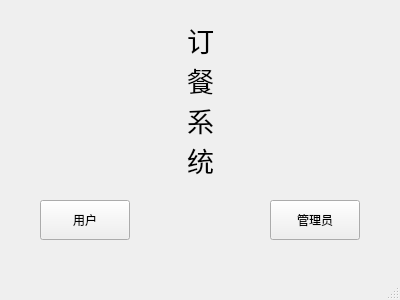
<?xml version="1.0" encoding="UTF-8"?>
<ui version="4.0">
 <class>qOrderingSystemClass</class>
 <widget class="QMainWindow" name="qOrderingSystemClass">
  <property name="geometry">
   <rect>
    <x>0</x>
    <y>0</y>
    <width>400</width>
    <height>300</height>
   </rect>
  </property>
  <property name="windowTitle">
   <string>qOrderingSystem</string>
  </property>
  <widget class="QWidget" name="centralWidget">
   <widget class="QLabel" name="label">
    <property name="geometry">
     <rect>
      <x>130</x>
      <y>20</y>
      <width>141</width>
      <height>171</height>
     </rect>
    </property>
    <property name="text">
     <string>&lt;!DOCTYPE HTML PUBLIC &quot;-//W3C//DTD HTML 4.0//EN&quot; &quot;http://www.w3.org/TR/REC-html40/strict.dtd&quot;&gt;
&lt;html&gt;&lt;head&gt;&lt;meta name=&quot;qrichtext&quot; content=&quot;1&quot; /&gt;&lt;meta charset=&quot;utf-8&quot; /&gt;&lt;style type=&quot;text/css&quot;&gt;
p, li { white-space: pre-wrap; }
hr { height: 1px; border-width: 0; }
li.unchecked::marker { content: &quot;\2610&quot;; }
li.checked::marker { content: &quot;\2612&quot;; }
&lt;/style&gt;&lt;/head&gt;&lt;body style=&quot; font-family:'Microsoft YaHei UI'; font-size:9pt; font-weight:400; font-style:normal;&quot;&gt;
&lt;p align=&quot;center&quot; dir='rtl' style=&quot; margin-top:0px; margin-bottom:0px; margin-left:0px; margin-right:0px; -qt-block-indent:0; text-indent:0px;&quot;&gt;&lt;span style=&quot; font-size:20pt;&quot;&gt;订&lt;/span&gt;&lt;/p&gt;
&lt;p align=&quot;center&quot; dir='rtl' style=&quot; margin-top:0px; margin-bottom:0px; margin-left:0px; margin-right:0px; -qt-block-indent:0; text-indent:0px;&quot;&gt;&lt;span style=&quot; font-size:20pt;&quot;&gt;餐&lt;/span&gt;&lt;/p&gt;
&lt;p align=&quot;center&quot; dir='rtl' style=&quot; margin-top:0px; margin-bottom:0px; margin-left:0px; margin-right:0px; -qt-block-indent:0; text-indent:0px;&quot;&gt;&lt;span style=&quot; font-size:20pt;&quot;&gt;系&lt;/span&gt;&lt;/p&gt;
&lt;p align=&quot;center&quot; dir='rtl' style=&quot; margin-top:0px; margin-bottom:0px; margin-left:0px; margin-right:0px; -qt-block-indent:0; text-indent:0px;&quot;&gt;&lt;span style=&quot; font-size:20pt;&quot;&gt;统&lt;/span&gt;&lt;/p&gt;
&lt;p align=&quot;center&quot; dir='rtl' style=&quot;-qt-paragraph-type:empty; margin-top:0px; margin-bottom:0px; margin-left:0px; margin-right:0px; -qt-block-indent:0; text-indent:0px; font-size:20pt;&quot;&gt;&lt;br /&gt;&lt;/p&gt;&lt;/body&gt;&lt;/html&gt;</string>
    </property>
   </widget>
   <widget class="QPushButton" name="User">
    <property name="geometry">
     <rect>
      <x>40</x>
      <y>200</y>
      <width>90</width>
      <height>40</height>
     </rect>
    </property>
    <property name="text">
     <string>用户</string>
    </property>
   </widget>
   <widget class="QPushButton" name="Manager">
    <property name="geometry">
     <rect>
      <x>270</x>
      <y>200</y>
      <width>90</width>
      <height>40</height>
     </rect>
    </property>
    <property name="text">
     <string>管理员</string>
    </property>
   </widget>
  </widget>
  <widget class="QStatusBar" name="statusBar"/>
 </widget>
 <layoutdefault spacing="6" margin="11"/>
 <resources>
  <include location="qOrderingSystem.qrc"/>
 </resources>
 <connections/>
</ui>
